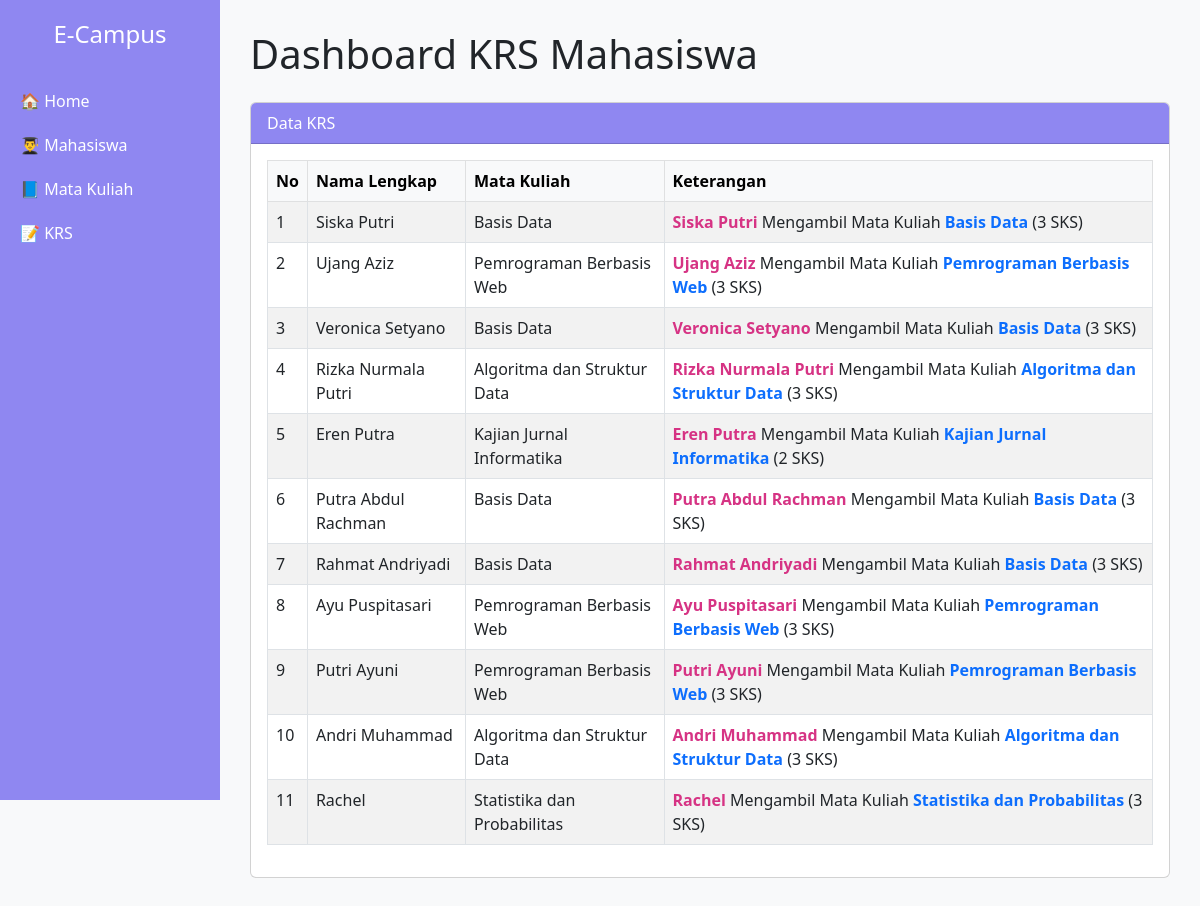
The page / on the database its author committed.
### tables this page shows
CREATE TABLE `mahasiswa` (
  `npm` char(13) NOT NULL,
  `nama` varchar(50) DEFAULT NULL,
  `jurusan` enum('Teknik Informatika','Sistem Operasi') DEFAULT NULL,
  `alamat` text DEFAULT NULL
);

CREATE TABLE `matakuliah` (
  `kodemk` char(6) NOT NULL,
  `nama` varchar(50) DEFAULT NULL,
  `jumlah_sks` int(3) DEFAULT NULL
);

### index.php (the view, shortened to what this page needs)
<?php
include 'koneksi.php';
$sql = "SELECT m.nama AS nama_mahasiswa, mk.nama AS nama_mk, mk.jumlah_sks
        FROM krs k
        JOIN mahasiswa m ON k.mahasiswa_npm = m.npm
        JOIN matakuliah mk ON k.matakuliah_kodemk = mk.kodemk";
$data = mysqli_query($koneksi, $sql);
?>
<!DOCTYPE html>
<html lang="en">
<head>
  <link href="https://cdnjs.cloudflare.com/ajax/libs/bootstrap/5.3.0/css/bootstrap.min.css" rel="stylesheet">
</head>
<body>
  <div class="sidebar">
    <h4>E-Campus</h4>
    <a href="index.php">🏠 Home</a>
    <a href="mahasiswa.php">👨‍🎓 Mahasiswa</a>
    <a href="mataKuliah.php">📘 Mata Kuliah</a>
    <a href="krs.php">📝 KRS</a>
  </div>
  <div class="main-content">
    <h1 class="mb-4">Dashboard KRS Mahasiswa</h1>
    <div class="card">
      <div class="card-header">Data KRS</div>
      <div class="card-body">
        <table class="table table-bordered table-striped">
          <thead class="table-light">
            <tr>
              <th>No</th>
              <th>Nama Lengkap</th>
              <th>Mata Kuliah</th>
              <th>Keterangan</th>
            </tr>
          </thead>
          <tbody>
            <?php $no = 1; while ($row = $data->fetch_assoc()) : ?>
              <tr>
                <td><?= $no++ ?></td>
                <td><?= $row['nama_mahasiswa'] ?></td>
                <td><?= $row['nama_mk'] ?></td>
                <td><span style="color:#d63384"><strong><?= $row['nama_mahasiswa'] ?></strong></span> Mengambil Mata Kuliah <span style="color:#0d6efd"><strong><?= $row['nama_mk'] ?></strong></span> (<?= $row['jumlah_sks'] ?> SKS)</td>
              </tr>
            <?php endwhile; ?>
          </tbody>
        </table>
      </div>
    </div>
  </div>
</body>
</html>

### index.php (style rules this page uses)
body { font-family: 'Segoe UI', sans-serif; background-color: #f8f9fa; }
.sidebar { height: 100vh; background-color: #8F87F1; color: white; padding-top: 20px; position: fixed; width: 220px; }
.sidebar h4 { text-align: center; margin-bottom: 30px; }
.sidebar a { color: white; display: block; padding: 10px 20px; text-decoration: none; }
.main-content { margin-left: 220px; padding: 30px; }
.card-header { background-color: #8F87F1; color: white; }

### rows shown on the page
mahasiswa: nama "Siska Putri", matakuliah.nama "Basis Data", matakuliah.jumlah_sks "3"
mahasiswa: nama "Ujang Aziz", matakuliah.nama "Pemrograman Berbasis Web", matakuliah.jumlah_sks "3"
mahasiswa: nama "Veronica Setyano", matakuliah.nama "Basis Data", matakuliah.jumlah_sks "3"
mahasiswa: nama "Rizka Nurmala Putri", matakuliah.nama "Algoritma dan Struktur Data", matakuliah.jumlah_sks "3"
mahasiswa: nama "Eren Putra", matakuliah.nama "Kajian Jurnal Informatika", matakuliah.jumlah_sks "2"
mahasiswa: nama "Putra Abdul Rachman", matakuliah.nama "Basis Data", matakuliah.jumlah_sks "3"
mahasiswa: nama "Rahmat Andriyadi", matakuliah.nama "Basis Data", matakuliah.jumlah_sks "3"
mahasiswa: nama "Ayu Puspitasari", matakuliah.nama "Pemrograman Berbasis Web", matakuliah.jumlah_sks "3"
mahasiswa: nama "Putri Ayuni", matakuliah.nama "Pemrograman Berbasis Web", matakuliah.jumlah_sks "3"
mahasiswa: nama "Andri Muhammad", matakuliah.nama "Algoritma dan Struktur Data", matakuliah.jumlah_sks "3"
mahasiswa: nama "Rachel", matakuliah.nama "Statistika dan Probabilitas", matakuliah.jumlah_sks "3"
